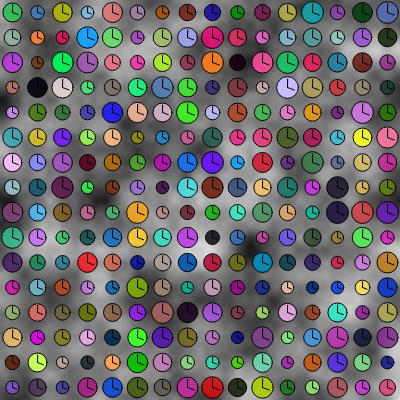
Frame 1 (no input)
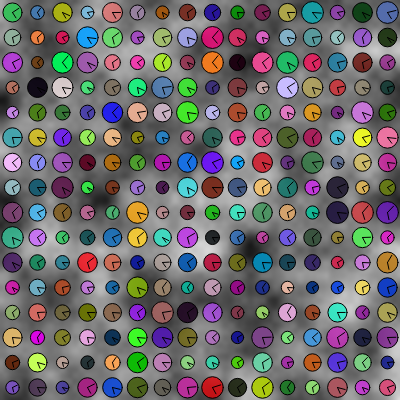
Frame 60 (no input)
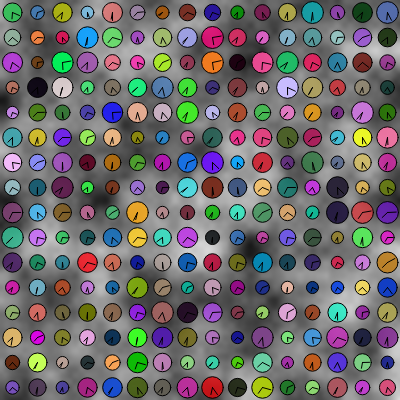
Frame 120 (the mouse pressed at the canvas centre since frame 60)

The p5.js sketch that drew these frames (run headless with seeded random() and noise() and a simulated clock; from frame 60 on, the mouse is pressed at the canvas centre):

// p5.js sketch
// ── sketch.js
let clocks = [];

function setup() {
  createCanvas(400, 400);
  angleMode(DEGREES);

  let cols = 16;
  let rows = 16;
  let cellSize = width / cols; // 25

  for (let y = 0; y < rows; y++) {
    for (let x = 0; x < cols; x++) {
      let cx = x * cellSize + cellSize / 2;
      let cy = y * cellSize + cellSize / 2;

      clocks.push(new Clock(
        cx,                 // x
        cy,                 // y
        random(12, 22),     // diameter (kept small to fit cell)
        270,                // minutes hand 
        20                   // hour hand
      ));
    }
  }
}



function draw() {
  background(220);

   let noiseScale = 0.02; // Adjust for zoom level of the noise
  loadPixels(); // Access pixel array

  for (let x = 0; x < width; x++) {
    for (let y = 0; y < height; y++) {
      // Generate Perlin noise value for each pixel
      let noiseValue = noise(x * noiseScale, y * noiseScale);
      let brightness = noiseValue * 255; // Map noise value to grayscale (0-255)

      // Set pixel color
      let index = (x + y * width) * 4;
      pixels[index] = brightness; // Red
      pixels[index + 1] = brightness; // Green
      pixels[index + 2] = brightness; // Blue
      pixels[index + 3] = 255; // Alpha (fully opaque)
    }
  }

  updatePixels(); // Apply changes to the canvas
  
  
  for (let c of clocks) {
    c.update();
    c.draw();
  }
}

class Clock {
  constructor(x, y, diameter, angle, angle2) {
    this.x = x;
    this.y = y;
    this.diameter = diameter;
    this.radius = diameter / 2.5;
    this.radius2 = diameter / 3;
    
    this.angle = angle;
    this.angle2 = angle2;
    
    this.r = random(255);
    this.g = random(255);
    this.b = random(255);
    this.alpha = random(200, 255);
    
    this.speed1 = random(0.5, 2); // rotation speed for hand 1
    this.speed2 = random(0.5, 1); // rotation speed for hand 2
  }
  
  update() {
    // increase angles
    this.angle += this.speed1;
    this.angle2 += this.speed2;
    
    // wrap angles to stay within 0–360
    if (this.angle > 360) this.angle -= 360;
    if (this.angle2 > 360) this.angle2 -= 360;
    
    // recalc hand positions
    this.x1 = this.x + this.radius * cos(this.angle);
    this.y1 = this.y + this.radius * sin(this.angle);
    this.x2 = this.x + this.radius2 * cos(this.angle2);
    this.y2 = this.y + this.radius2 * sin(this.angle2);
  }

  draw() {
    fill(this.r, this.g, this.b, this.alpha);
    circle(this.x, this.y, this.diameter);
    
    // clock hands
    stroke(0);
    line(this.x, this.y, this.x1, this.y1);
    line(this.x, this.y, this.x2, this.y2);
  }
}
